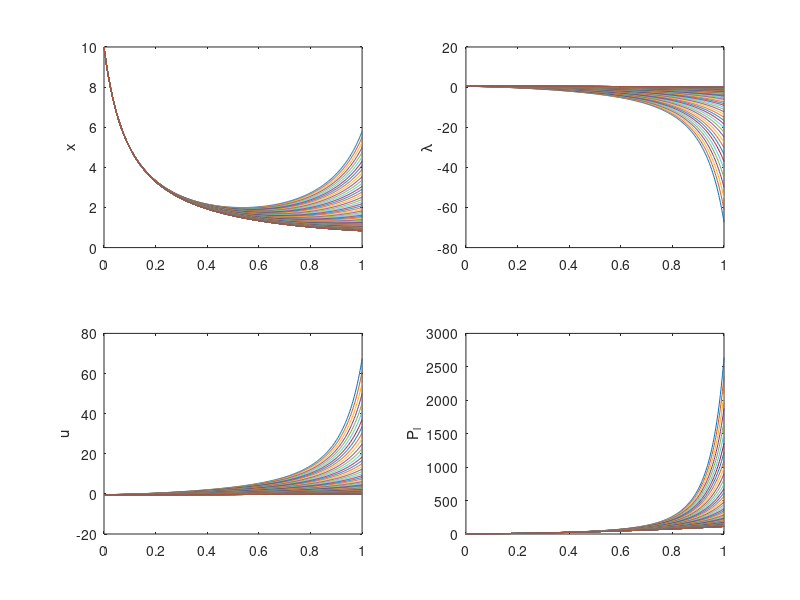
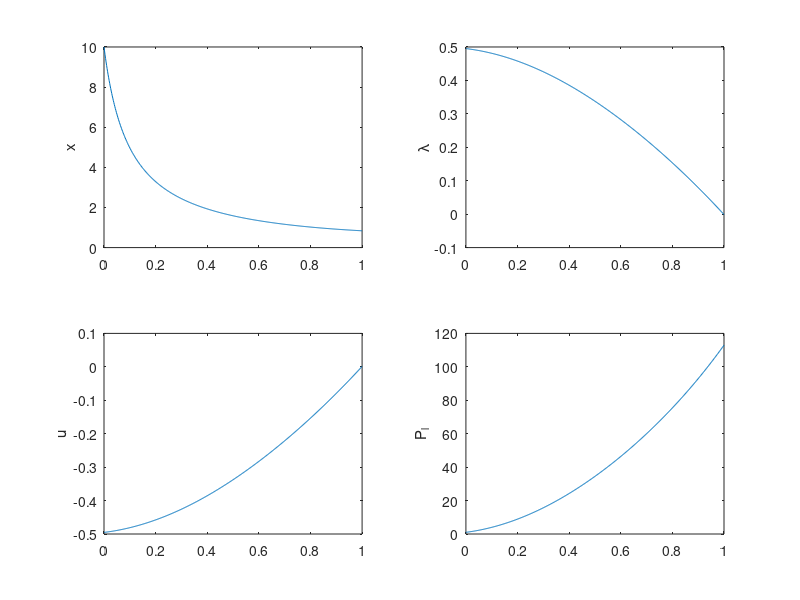

MATLAB code to generate these figures, in order:
function ex0317_Shooting
close all;

N=501;
t=linspace(0,1,N);

x0=10;
lam0=0.4;
P_x0=0;
P_l0=1;

eps=1e-6;
del_lambda0=1;
alpha=0.1;
while norm(del_lambda0) > eps
    X0=[x0;lam0;P_x0;P_l0];
    [t X]=ode45(@optcond,t,X0);
    x=X(:,1);
    lambda=X(:,2);
    P_x=X(:,3);
    P_l=X(:,4);
    u=-lambda;
    
    subplot(2,2,1);
    plot(t,x);hold on;
    ylabel('x');
    subplot(2,2,2);
    plot(t,lambda);hold on;
    ylabel('\lambda');
    subplot(2,2,3);
    plot(t,u);hold on;
    ylabel('u');
    subplot(2,2,4);
    plot(t,P_l);hold on;
    ylabel('P_l');
    
    drawnow;
    del_lambda0=-alpha*inv(P_l(N))*lambda(N);
    lam0=lam0+del_lambda0;
end

figure;
    subplot(2,2,1);
    plot(t,x);hold on;
    ylabel('x');
    subplot(2,2,2);
    plot(t,lambda);hold on;
    ylabel('\lambda');
    subplot(2,2,3);
    plot(t,u);hold on;
    ylabel('u');
    subplot(2,2,4);
    plot(t,P_l);hold on;
    ylabel('P_l');

    
end

function X_dot=optcond(t,X)
x=X(1);
lambda=X(2);
P_x=X(3);
P_l=X(4);

Hx=x-2*x*lambda;
Hl=-lambda-x^2;
Hxx=1-2*lambda;
Hll=-1;
Hlx=-2*x;
Hxl=-2*x;

x_dot=Hl;
lambda_dot=-Hx;
P_dot=[Hlx Hll; -Hxx -Hxl]*[P_x;P_l];

X_dot=[x_dot; lambda_dot; P_dot];


end
